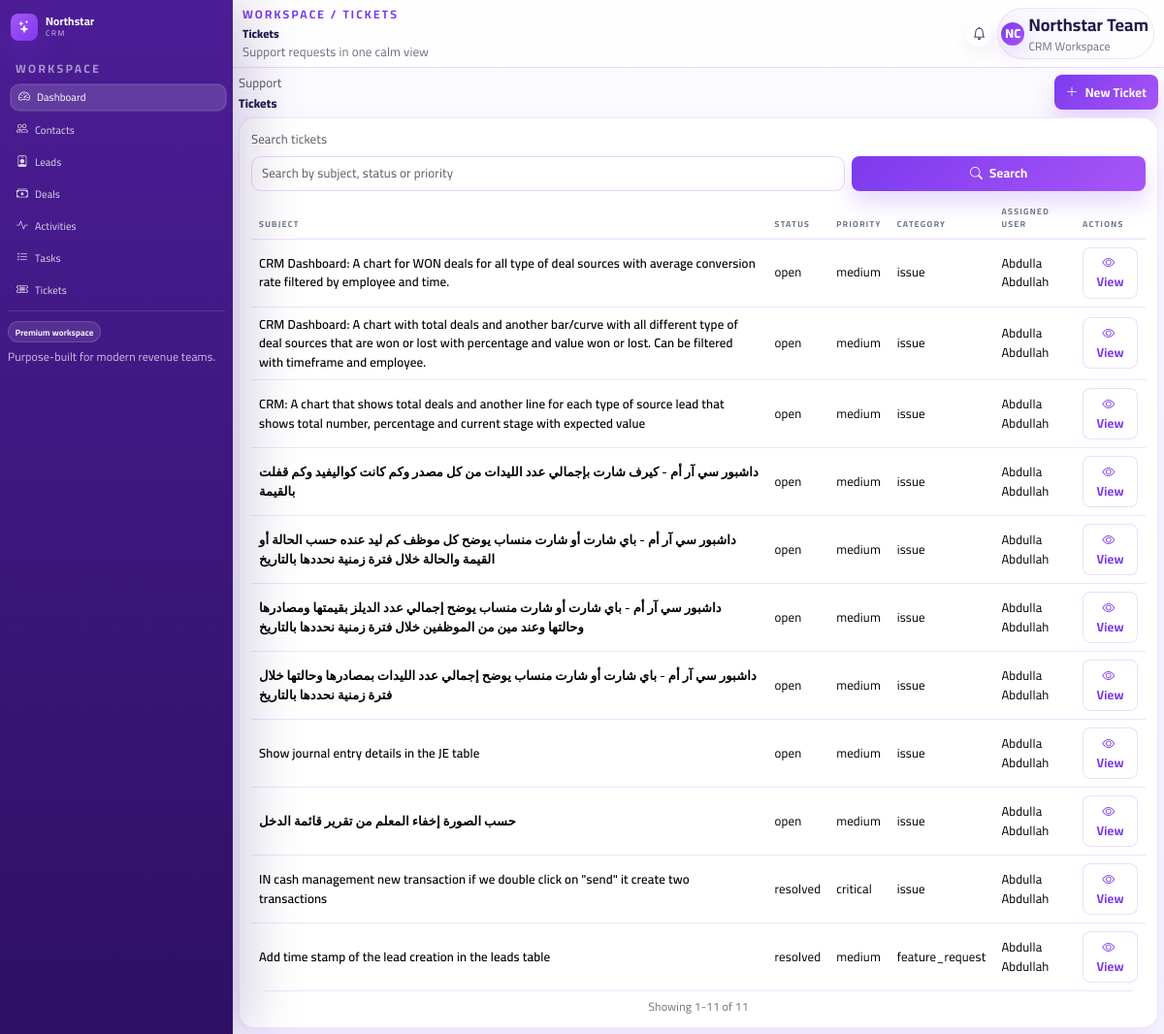
The page /tickets/ on the database its author committed.
### crm_project/crm/models.py (models this page shows)
class Ticket(models.Model):
    id = models.CharField(primary_key=True, max_length=255)
    type = models.CharField(max_length=255, blank=True, null=True)
    title = models.CharField(max_length=255, blank=True, null=True)
    description = models.TextField(blank=True, null=True)
    priority = models.CharField(max_length=255, blank=True, null=True)
    status = models.CharField(max_length=255, blank=True, null=True)
    end_date = models.CharField(max_length=255, blank=True, null=True)
    reporter_tenant_id = models.CharField(max_length=255, blank=True, null=True)
    reporter_user_id = models.CharField(max_length=255, blank=True, null=True)
    owner_id = models.CharField(max_length=255, blank=True, null=True)
    closed_at = models.CharField(max_length=255, blank=True, null=True)
    created_by = models.CharField(max_length=255, blank=True, null=True)
    created_at = models.CharField(max_length=255, blank=True, null=True)
    updated_at = models.CharField(max_length=255, blank=True, null=True)
    class Meta:
        managed = False
        db_table = "tickets"

### crm_project/crm/views.py (the view)
# urls.py: path("tickets/", views.tickets, name="tickets"),
def tickets(request):
    redirect_response = _handle_form_submission(request, "tickets", "tickets", ["title", "description", "priority", "status", "type", "owner_id"])
    if redirect_response:
        return redirect_response
    query = (request.GET.get("q") or "").strip()
    sort_field = (request.GET.get("sort") or "created_at").strip()
    sort_order = (request.GET.get("order") or "desc").strip().lower()
    page_number = request.GET.get("page", 1)
    conn = _connect()
    cursor = conn.cursor()
    sql = "SELECT * FROM tickets"
    params = []
    if query:
        search_term = f"%{query}%"
        sql += " WHERE title LIKE ? OR description LIKE ? OR priority LIKE ? OR status LIKE ?"
        params.extend([search_term, search_term, search_term, search_term])
    allowed_sort_fields = {"created_at": "created_at", "priority": "priority", "status": "status", "title": "title"}
    sort_column = allowed_sort_fields.get(sort_field, "created_at")
    sql += f" ORDER BY {sort_column} {'ASC' if sort_order == 'asc' else 'DESC'}, rowid DESC"
    cursor.execute(sql, params)
    ticket_rows = cursor.fetchall()
    ticket_list = []
    for ticket in ticket_rows:
        ticket_dict = dict(ticket)
        ticket_list.append({
            "row": ticket_dict,
            "details": {
                "subject": _display(ticket_dict.get("title")),
                "status": _display(ticket_dict.get("status")),
                "priority": _display(ticket_dict.get("priority")),
                "category": _display(ticket_dict.get("type")),
                "assigned_user": _resolve_owner(cursor, ticket_dict.get("owner_id")),
                "description": _display(ticket_dict.get("description")),
            },
        })
    paginator = Paginator(ticket_list, 15)
    page_obj = paginator.get_page(page_number)
    conn.close()
    return render(request, "tickets.html", {
        "ticket_list": page_obj.object_list,
        "page_obj": page_obj,
        "page_query": _query_without(request, "page"),
        "query": query,
        "sort": sort_field,
        "order": sort_order,
    })

### crm_project/crm/views.py (called while the page is built, shortened)
def _handle_form_submission(request, table_name, list_name, allowed_fields):
    if request.method != "POST":
        return None

def _connect():
    conn = sqlite3.connect(DB_PATH)
    conn.row_factory = sqlite3.Row
    return conn

def _display(value):
    if value is None:
        return "-"
    if isinstance(value, str):
        value = value.strip()
        if not value or value in {"-", "None", "none"}:
            return "-"
    return str(value)

def _safe_lookup(cursor, table_name, label_columns=("name", "label", "title", "display_name", "full_name")):
    try:
        cursor.execute("SELECT name FROM sqlite_master WHERE type='table' AND name=?", (table_name,))
        if not cursor.fetchone():
            return {}
        cursor.execute(f"PRAGMA table_info({table_name})")
        columns = [row[1] for row in cursor.fetchall()]
        if not columns:
            return {}
        id_column = "id" if "id" in columns else None
        label_column = next((column for column in label_columns if column in columns), None)
        if not id_column or not label_column:
            return {}
        cursor.execute(f"SELECT {id_column}, {label_column} FROM {table_name}")
        rows = cursor.fetchall()
        return {str(row[0]): _display(row[1]) for row in rows if row[0]}
    except Exception:
        return {}

def _resolve_owner(cursor, owner_id):
    if not owner_id:
        return "-"
    for table_name in ("users", "employees", "contacts"):
        lookup = _safe_lookup(cursor, table_name)
        if str(owner_id) in lookup:
            return lookup[str(owner_id)]
    return _display(owner_id)

def _query_without(request, *keys):
    params = request.GET.copy()
    for key in keys:
        params.pop(key, None)
    return params.urlencode()

### crm_project/templates/tickets.html (shortened to what this page needs)
{% extends 'base.html' %}
{% block page_title %}Tickets{% endblock %}
{% block page_breadcrumb %}Workspace / Tickets{% endblock %}
{% block page_subtitle %}Support requests in one calm view{% endblock %}
{% block content %}
<div class="d-flex justify-content-between align-items-center mb-2">
    <div>
        <p class="text-muted mb-1">Support</p>
        <h2 class="page-title mb-0">Tickets</h2>
    </div>
    <button class="btn btn-primary" data-bs-toggle="modal" data-bs-target="#ticketFormModal">
        <i class="bi bi-plus-lg me-2"></i>New Ticket
    </button>
</div>
<div class="card list-card">
    <div class="card-body">
        <form method="get" class="row g-2 align-items-end mb-2">
            <div class="col-md-8">
                <label class="form-label text-muted">Search tickets</label>
                <input type="text" class="form-control" name="q" value="{{ query }}" placeholder="Search by subject, status or priority">
            </div>
            <div class="col-md-4">
                <button type="submit" class="btn btn-primary w-100">
                    <i class="bi bi-search me-2"></i>Search
                </button>
            </div>
        </form>
        <div class="table-responsive">
            <table class="table align-middle">
                <thead>
                    <tr>
                        <th>Subject</th>
                        <th>Status</th>
                        <th>Priority</th>
                        <th>Category</th>
                        <th>Assigned User</th>
                        <th>Actions</th>
                    </tr>
                </thead>
                <tbody>
                    {% for item in ticket_list %}
                    {% with ticket=item.row details=item.details %}
                    <tr>
                        <td>
                            <div class="fw-semibold">{{ details.subject }}</div>
                        </td>
                        <td>{{ details.status }}</td>
                        <td>{{ details.priority }}</td>
                        <td>{{ details.category }}</td>
                        <td>{{ details.assigned_user }}</td>
                        <td>
                            <button type="button" class="btn btn-sm btn-outline-primary" data-bs-toggle="modal" data-bs-target="#ticketModal{{ ticket.id }}">
                                <i class="bi bi-eye me-1"></i>View
                            </button>
                        </td>
                    </tr>
                    {% endwith %}
                    {% empty %}
                    <tr>
                        <td colspan="6" class="text-center text-muted py-2">No tickets found.</td>
                    </tr>
                    {% endfor %}
                </tbody>
            </table>
        </div>
        {% include 'includes/compact_pagination.html' with aria_label='Tickets pagination' %}
    </div>
</div>
{% endblock %}

### crm_project/static/css/style.css (style rules this page uses)
:root { --primary: #7C3AED; --primary-dark: #5B21B6; --secondary: #A855F7; --background: #F8F6FF; --surface: #FFFFFF; --surface-muted: #FAF7FF; --text: #1E1B4B; --text-muted: #6B7280; --border: #E9D5FF; --success: #16A34A; --danger: #DC2626; --warning: #F59E0B; --shadow: 0 12px 30px rgba(124, 58, 237, 0.10); --shadow-strong: 0 20px 45px rgba(124, 58, 237, 0.16); }
* { box-sizing: border-box; }
html { font-size: 87%; }
html, body { height: 100%; width: 100%; overflow: hidden; }
body { margin: 0; min-height: 100vh; overflow: hidden; background: linear-gradient(180deg, #fcfbff 0%, var(--background) 100%); color: var(--text); font-family: 'Cairo', 'Tajawal', system-ui, -apple-system, BlinkMacSystemFont, 'Segoe UI', sans-serif; font-size: 13px; }
body, .btn, .form-control, .table, .modal, .nav-link { letter-spacing: 0.01em; }
.page-title { font-size: 0.9rem; font-weight: 800; margin-bottom: 0.25rem; }
.card, .table-responsive, .modal-content { border-radius: 16px; }
.card { border: 1px solid rgba(124,58,237,0.12); box-shadow: var(--shadow); background: var(--surface); }
.card-body { padding: 12px; }
.form-control { border-radius: 10px; border: 1px solid var(--border); padding: 6px 10px; background: #fff; box-shadow: none; min-height: 36px; font-size: 13px; }
.table { --bs-table-bg: transparent; --bs-table-striped-bg: rgba(124,58,237,0.03); --bs-table-hover-bg: rgba(124,58,237,0.06); margin-bottom: 0; }
.table thead th { border-bottom: 1px solid rgba(233,213,255,0.8); color: var(--text-muted); font-size: 0.62rem; font-weight: 700; letter-spacing: 0.16em; text-transform: uppercase; padding: 8px; }
.table tbody tr { border-bottom: 1px solid rgba(233,213,255,0.65); transition: background 0.2s ease, transform 0.2s ease; }
.table td { padding: 8px; vertical-align: middle; font-size: 13px; }
.btn { border-radius: 8px; font-weight: 700; padding: 6px 12px; transition: all 0.2s ease; box-shadow: none; min-height: 36px; font-size: 13px; }
.btn-primary { background: linear-gradient(135deg, var(--primary), var(--secondary)); border: none; color: #fff; box-shadow: 0 12px 24px rgba(124,58,237,0.20); }
.btn-secondary, .btn-outline-primary { background: var(--surface); color: var(--primary); border: 1px solid rgba(124,58,237,0.16); }
.btn-sm { padding: 6px 10px; min-height: 36px; }

### rows shown on the page
Ticket: details.subject "CRM Dashboard: A chart for WON deals for all type of deal sources with average conversion rate filtered by employee and time.", details.status "open", details.priority "medium", details.category "issue", details.assigned_user "Abdulla Abdullah"
Ticket: details.subject "CRM Dashboard: A chart with total deals and another bar/curve with all different type of deal sources that are won or lost with percentage and value won or lost. Can be filtered with timeframe and employee.", details.status "open", details.priority "medium", details.category "issue", details.assigned_user "Abdulla Abdullah"
Ticket: details.subject "CRM: A chart that shows total deals and another line for each type of source lead that shows total number, percentage and current stage with expected value", details.status "open", details.priority "medium", details.category "issue", details.assigned_user "Abdulla Abdullah"
Ticket: details.subject "داشبور سي آر أم - كيرف شارت بإجمالي عدد الليدات من كل مصدر وكم كانت كواليفيد وكم قفلت بالقيمة", details.status "open", details.priority "medium", details.category "issue", details.assigned_user "Abdulla Abdullah"
Ticket: details.subject "داشبور سي آر أم - باي شارت أو شارت منساب يوضح كل موظف كم ليد عنده حسب الحالة أو القيمة والحالة خلال فترة زمنية نحددها بالتاريخ", details.status "open", details.priority "medium", details.category "issue", details.assigned_user "Abdulla Abdullah"
Ticket: details.subject "داشبور سي آر أم - باي شارت أو شارت منساب يوضح إجمالي عدد الديلز بقيمتها ومصادرها وحالتها وعند مين من الموظفين خلال فترة زمنية نحددها بالتاريخ", details.status "open", details.priority "medium", details.category "issue", details.assigned_user "Abdulla Abdullah"
Ticket: details.subject "داشبور سي آر أم - باي شارت أو شارت منساب يوضح إجمالي عدد الليدات بمصادرها وحالتها خلال فترة زمنية نحددها بالتاريخ", details.status "open", details.priority "medium", details.category "issue", details.assigned_user "Abdulla Abdullah"
Ticket: details.subject "Show journal entry details in the JE table", details.status "open", details.priority "medium", details.category "issue", details.assigned_user "Abdulla Abdullah"
Ticket: details.subject "حسب الصورة إخفاء المعلم من تقرير قائمة الدخل", details.status "open", details.priority "medium", details.category "issue", details.assigned_user "Abdulla Abdullah"
Ticket: details.subject "IN cash management new transaction if we double click on \"send\" it create two transactions", details.status "resolved", details.priority "critical", details.category "issue", details.assigned_user "Abdulla Abdullah"
Ticket: details.subject "Add time stamp of the lead creation in the leads table", details.status "resolved", details.priority "medium", details.category "feature_request", details.assigned_user "Abdulla Abdullah"

### other values the page prints
{{ page_obj.start_index }} "1"
{{ page_obj.end_index }} "11"
{{ page_obj.paginator.count }} "11"
